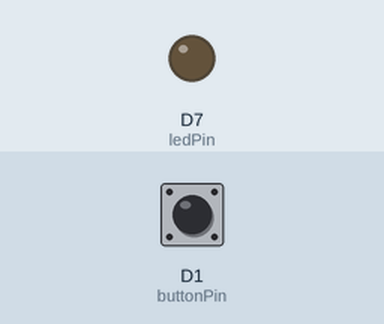
The sketch below on a simulated ESP8266 (NodeMCU). Shown: output pins drawn as LEDs (lit = HIGH). The test bench sets the inputs (shaded band); at power-on: D1 (buttonPin) HIGH. What the sketch prints to the serial monitor is not drawn.

Above: at 1.2 s.
1.3 s: D1 (buttonPin) pulled LOW for 0.15 s
At 1.37 s:
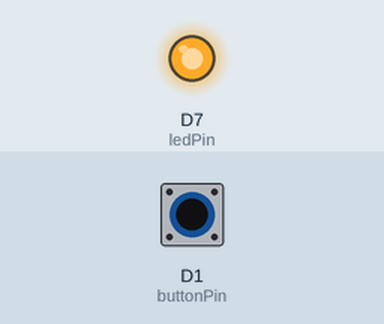
2.9 s: D1 (buttonPin) pulled LOW for 3.2 s
At 6.9 s:
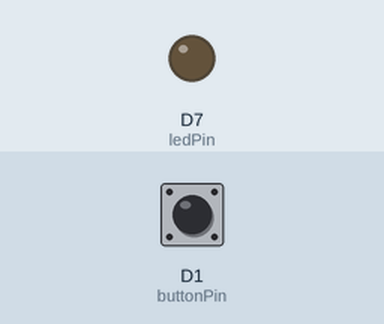
Timing chart, 0 to 8.4 s (numbered marks = the images above; inputs shaded):
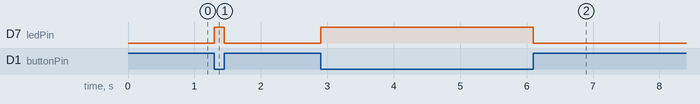

Measured:
- after the input at 1.3 s, D7 (ledPin): LOW → HIGH at once, → LOW 0.15 s later
- after the input at 2.9 s, D7 (ledPin): LOW → HIGH at once, → LOW 3.2 s later

The sketch:

drukKnop.ino
```cpp
const int buttonPin = D1;  // verbind de knop tussen GND en deze pin. VOor UNO is dat D2
const int ledPin = 13;


int buttonState = 0;  // variable for reading the pushbutton status

void setup() {
  pinMode(ledPin, OUTPUT);
  pinMode(buttonPin, INPUT_PULLUP);
  Serial.begin(115200);
}

void loop() {

  buttonState = digitalRead(buttonPin);


  if (buttonState == LOW) {

    Serial.println("1");
    digitalWrite(ledPin, HIGH);
  } else {

    digitalWrite(ledPin, LOW);
    Serial.println("0");
  }
}
```
